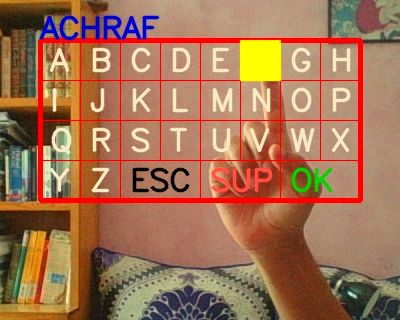
#> input picture Keyboard/1111.jpeg, 400 x 320 px, given in place of the camera
$ python PhoneNumbers.py   (older library calls are emulated)
#> lines starting #> are read from the running program, lines starting #| are printed output that depends on the picture; after the words box and inside, x2 and y2 are one past the last pixel; in counts of white or black regions, pixels touching at a corner belong together
import numpy as np
import cv2
import math
import time
import serial

bgSubThreshold = 20
cap = cv2.VideoCapture(0)

# [9 lines of commented-out code are left out]
while True:
    ret, frame = cap.read()
#> frame is the input picture: shape (320, 400, 3); mean B, G, R 83.3, 113.6, 162.2
    cv2.rectangle(frame,(100,0),(500,320),(0,255,0),2)
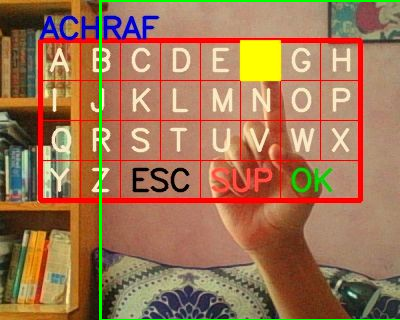
#> frame: shape (320, 400, 3); 1.45% of pixels changed, all inside (x1, y1, x2, y2) = (99, 0, 400, 320)
    cv2.imshow("frame",frame)
    frame = frame[0:320,100:500]
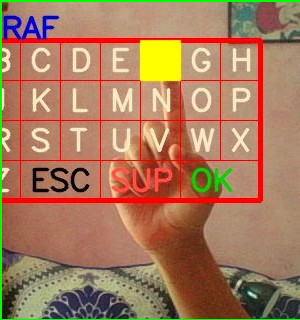
#> frame: shape (320, 300, 3); mean B, G, R 91.2, 122.2, 166.6
    if cv2.waitKey(30) & 0xFF == ord('b'):
#> (key Esc is pressed here)
        bgModel = cv2.createBackgroundSubtractorMOG2(detectShadows = False)
        break

## Main Operation
k = 0
ch = ' '

[a,b,c,d,e,f,g,h,i,j,k,l,m,n,o,p,q,r,s,t,u,v,w,x,y,z,esc,sup,ok] = [1,1,1,1,1,1,1,1,1,1,1,1,1,1,1,1,1,1,1,1,1,1,1,1,1,1,1,1,1]

while True:

    ret, frame = cap.read()
    frame = frame[0:320,100:500]
    fgmask = bgModel.apply(frame,learningRate = 0.00001)
    kernel = np.ones((7, 7), np.uint8)
    fgmask = cv2.erode(fgmask,kernel,iterations = 1)


    res = cv2.bitwise_and(frame,frame, mask=fgmask)

    gray = cv2.cvtColor(res,cv2.COLOR_BGR2GRAY)
    gray = cv2.medianBlur(gray,5)

    retval , thresh = cv2.threshold(gray,20,255,cv2.THRESH_BINARY)
    thresh = cv2.medianBlur(thresh,5)

## Drawing Keyboard

    icon1 = cv2.imread("1.png")
    icon2 = cv2.imread("2.png")
    icon3 = cv2.imread("3.png")
    icon4 = cv2.imread("4.png")
    icon5 = cv2.imread("5.png")
    icon6 = cv2.imread("6.png")
    icon7 = cv2.imread("7.png")
    icon8 = cv2.imread("8.png")
    icon9 = cv2.imread("9.png")
    icon10 = cv2.imread("10.png")
    icon11 = cv2.imread("11.png")
    icon12 = cv2.imread("12.png")

    frame[46:110,100:164] = icon1
    frame[46:110,164:228] = icon2
    frame[46:110,228:292] = icon3
    frame[110:174,100:164] = icon4
    frame[110:174,164:228] = icon5
    frame[110:174,228:292] = icon6
    frame[174:238,100:164] = icon7
    frame[174:238,164:228] = icon8
    frame[174:238,228:292] = icon9
    frame[238:302,100:164] = icon10
    frame[238:302,164:228] = icon11
    frame[238:302,228:292] = icon12


## Track fingertip
    _,contours,_ = cv2.findContours(thresh,cv2.RETR_TREE,cv2.CHAIN_APPROX_SIMPLE)

    if contours != []:
        #ch = " "
        # Maximum countour area
        maxArea = 0
        ind = 0
        for i in range(len(contours)):
            if cv2.contourArea(contours[i])>maxArea:
                maxArea = cv2.contourArea(contours[i])
                ind = i
        cnt = contours[ind][:]

        # Topmost
        topmost = tuple(cnt[cnt[:,:,1].argmin()][0])
        cv2.circle(frame, topmost, 5, [255, 0, 0], -1)
        ty = topmost[0]
        tx = topmost[1]

        #Tracking
        #row1
        if tx>46 and tx<110 and ty>100 and ty<164:
            if ch[-1] != '1':
                if a%20 == 0:
                    ch = ch + '1'
                    #cv2.rectangle(frame,(40,40),(80,80),(0,255,255),-1)
                a += 1
        if tx>46 and tx<110 and ty>164 and ty<228:
            if ch[-1] != '2':
                if b%20 == 0:
                    ch = ch + '2'
                    #cv2.rectangle(frame,(40,40),(80,80),(0,255,255),-1)
                b += 1
        if tx>46 and tx<110 and ty>228 and ty<292:
            if ch[-1] != '3':
                if c%20 == 0:
                    ch = ch + '3'
                    #cv2.rectangle(frame,(40,40),(80,80),(0,255,255),-1)
                c += 1

        #row2
        if tx>110 and tx<174 and ty>100 and ty<164:
            if ch[-1] != '4':
                if d%20 == 0:
                    ch = ch + '4'
                    #cv2.rectangle(frame,(40,40),(80,80),(0,255,255),-1)
                d += 1
        if tx>110 and tx<174 and ty>164 and ty<228:
            if ch[-1] != '5':
                if e%20 == 0:
                    ch = ch + '5'
                    #cv2.rectangle(frame,(40,40),(80,80),(0,255,255),-1)
                e += 1
        if tx>110 and tx<174 and ty>228 and ty<292:
            if ch[-1] != '6':
                if f%20 == 0:
                    ch = ch + '6'
                    #cv2.rectangle(frame,(40,40),(80,80),(0,255,255),-1)
                f += 1

        #row3
        if tx>174 and tx<238 and ty>100 and ty<164:
            if ch[-1] != '7':
                if g%20 == 0:
                    ch = ch + '7'
                    #cv2.rectangle(frame,(40,40),(80,80),(0,255,255),-1)
                g += 1
        if tx>174 and tx<238 and ty>164 and ty<228:
            if ch[-1] != '8':
                if h%20 == 0:
                    ch = ch + '8'
                    #cv2.rectangle(frame,(40,40),(80,80),(0,255,255),-1)
                h += 1
        if tx>174 and tx<238 and ty>228 and ty<292:
            if ch[-1] != '9':
                if i%20 == 0:
                    ch = ch + '9'
                    #cv2.rectangle(frame,(40,40),(80,80),(0,255,255),-1)
                i += 1

        #row4
        if tx>238 and tx<302 and ty>100 and ty<164:
            if j%20 == 0:
                print(ch)
                ch = ' '
                #cv2.rectangle(frame,(40,40),(80,80),(0,255,255),-1)
            j += 1
        if tx>238 and tx<302 and ty>164 and ty<228:
            if ch[-1] != '0':
                if k%20 == 0:
                    ch = ch + '0'
                    #cv2.rectangle(frame,(40,40),(80,80),(0,255,255),-1)
                k += 1
        if tx>238 and tx<302 and ty>228 and ty<292:
            if l%20 == 0:
                ch = ' '
                #cv2.rectangle(frame,(40,40),(80,80),(0,255,255),-1)
            l += 1


    # Writing
    font = cv2.FONT_HERSHEY_SIMPLEX
    cv2.putText(frame,ch,(80,38), font, 1,(255,0,0),2,cv2.LINE_AA)
    # Drawing
    cv2.drawContours(frame, [cnt],0, (0,255,0),2)

    cv2.imshow("frame",frame)


    #cv2.imshow("gray",gray)
    #cv2.imshow("fgmask",fgmask)
    #cv2.imshow("thresh",thresh)


    if cv2.waitKey(1) & 0xFF==27:
        break
    if cv2.waitKey(1) == ord('s'):
        cv2.imwrite("meenu.jpg",frame)


cv2.waitKey(0)
cap.release()
cv2.destroyAllWindows()
